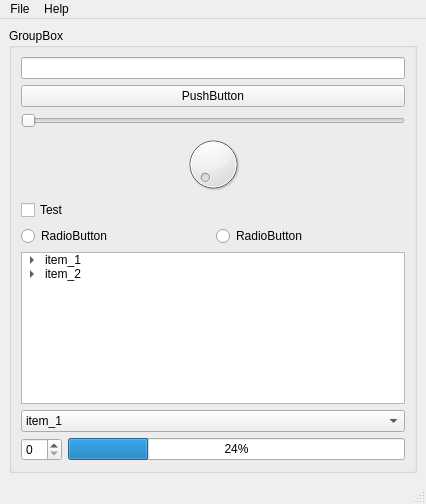
<?xml version="1.0" encoding="UTF-8"?>
<ui version="4.0">
 <class>testUi</class>
 <widget class="QMainWindow" name="testUi">
  <property name="geometry">
   <rect>
    <x>0</x>
    <y>0</y>
    <width>426</width>
    <height>504</height>
   </rect>
  </property>
  <property name="windowTitle">
   <string>MainWindow</string>
  </property>
  <widget class="QWidget" name="centralwidget">
   <layout class="QVBoxLayout" name="verticalLayout">
    <item>
     <widget class="QGroupBox" name="groupBox">
      <property name="title">
       <string>GroupBox</string>
      </property>
      <layout class="QVBoxLayout" name="verticalLayout_2">
       <item>
        <widget class="QLineEdit" name="lineEdit"/>
       </item>
       <item>
        <widget class="QPushButton" name="pushButton">
         <property name="text">
          <string>PushButton</string>
         </property>
        </widget>
       </item>
       <item>
        <widget class="QSlider" name="horizontalSlider">
         <property name="orientation">
          <enum>Qt::Horizontal</enum>
         </property>
        </widget>
       </item>
       <item>
        <widget class="QDial" name="dial"/>
       </item>
       <item>
        <widget class="QCheckBox" name="checkBox">
         <property name="text">
          <string>Test</string>
         </property>
        </widget>
       </item>
       <item>
        <layout class="QHBoxLayout" name="horizontalLayout">
         <item>
          <widget class="QRadioButton" name="radioButton">
           <property name="text">
            <string>RadioButton</string>
           </property>
          </widget>
         </item>
         <item>
          <widget class="QRadioButton" name="radioButton_2">
           <property name="text">
            <string>RadioButton</string>
           </property>
          </widget>
         </item>
        </layout>
       </item>
       <item>
        <widget class="QTreeWidget" name="treeWidget">
         <attribute name="headerVisible">
          <bool>false</bool>
         </attribute>
         <column>
          <property name="text">
           <string>1</string>
          </property>
         </column>
         <item>
          <property name="text">
           <string>item_1</string>
          </property>
          <item>
           <property name="text">
            <string>inside</string>
           </property>
          </item>
         </item>
         <item>
          <property name="text">
           <string>item_2</string>
          </property>
          <item>
           <property name="text">
            <string>inside_2</string>
           </property>
          </item>
         </item>
        </widget>
       </item>
       <item>
        <widget class="QComboBox" name="comboBox">
         <item>
          <property name="text">
           <string>item_1</string>
          </property>
         </item>
         <item>
          <property name="text">
           <string>item_2</string>
          </property>
         </item>
        </widget>
       </item>
       <item>
        <layout class="QHBoxLayout" name="horizontalLayout_2">
         <item>
          <widget class="QSpinBox" name="spinBox"/>
         </item>
         <item>
          <widget class="QProgressBar" name="progressBar">
           <property name="value">
            <number>24</number>
           </property>
          </widget>
         </item>
        </layout>
       </item>
      </layout>
     </widget>
    </item>
   </layout>
  </widget>
  <widget class="QMenuBar" name="menubar">
   <property name="geometry">
    <rect>
     <x>0</x>
     <y>0</y>
     <width>426</width>
     <height>21</height>
    </rect>
   </property>
   <widget class="QMenu" name="menuFile">
    <property name="title">
     <string>File</string>
    </property>
    <addaction name="actionFile"/>
    <addaction name="actionOpen"/>
    <addaction name="separator"/>
    <addaction name="actionQuit"/>
   </widget>
   <widget class="QMenu" name="menuHelp">
    <property name="title">
     <string>Help</string>
    </property>
    <addaction name="actionAbout"/>
   </widget>
   <addaction name="menuFile"/>
   <addaction name="menuHelp"/>
  </widget>
  <widget class="QStatusBar" name="statusbar"/>
  <action name="actionFile">
   <property name="text">
    <string>File</string>
   </property>
  </action>
  <action name="actionOpen">
   <property name="text">
    <string>Open</string>
   </property>
  </action>
  <action name="actionQuit">
   <property name="text">
    <string>Quit</string>
   </property>
  </action>
  <action name="actionAbout">
   <property name="text">
    <string>About</string>
   </property>
  </action>
 </widget>
 <resources/>
 <connections/>
</ui>
